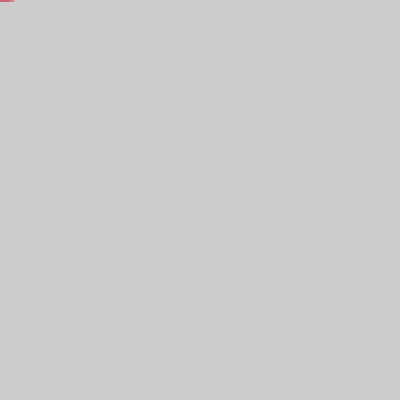
Frame 1 (no input)
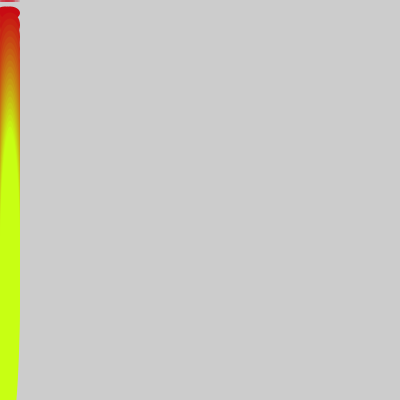
Frame 60 (the mouse pressed at the canvas centre just before this capture)
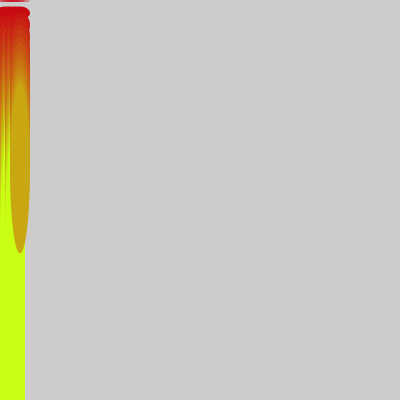
Frame 120 (the mouse held since frame 60 and released just before this capture)

The Processing sketch that drew these frames (run headless with seeded random() and noise(); from frame 60 on, the mouse is pressed at the canvas centre):

// Processing sketch: processing_168399
// ── processing_168399.pde

int x=5;
float y;
void setup() {
  size (400, 400);
  //initialize y
  float n = norm(x, 0.0, 250.0);
  y=pow (n, 8);
}

void draw() {
  if(x < 400) {
    
    if(y<400) {
      float g = y++;
      fill (200, g=g-1, 19);
      noStroke ();
      ellipse (x, y, 20, y++);
      y +=10;
    }else{
      x+=5;
      
      //reset y
      float n = norm(x, 0.0, 250.0);
      y=pow (n, 8);
    }
  }
}
